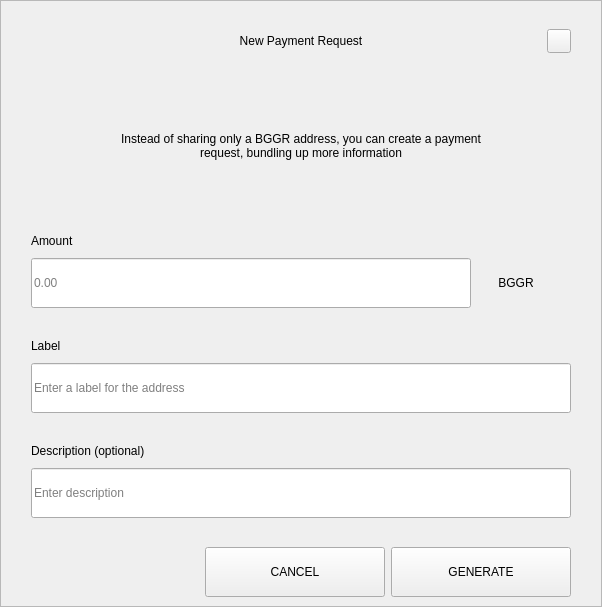
<?xml version="1.0" encoding="UTF-8"?>
<ui version="4.0">
 <class>RequestDialog</class>
 <widget class="QDialog" name="RequestDialog">
  <property name="geometry">
   <rect>
    <x>0</x>
    <y>0</y>
    <width>602</width>
    <height>607</height>
   </rect>
  </property>
  <property name="windowTitle">
   <string>Dialog</string>
  </property>
  <layout class="QVBoxLayout" name="verticalLayout_5">
   <property name="spacing">
    <number>0</number>
   </property>
   <property name="leftMargin">
    <number>0</number>
   </property>
   <property name="topMargin">
    <number>0</number>
   </property>
   <property name="rightMargin">
    <number>0</number>
   </property>
   <property name="bottomMargin">
    <number>0</number>
   </property>
   <item>
    <widget class="QFrame" name="frame">
     <property name="styleSheet">
      <string notr="true"/>
     </property>
     <property name="frameShape">
      <enum>QFrame::StyledPanel</enum>
     </property>
     <property name="frameShadow">
      <enum>QFrame::Raised</enum>
     </property>
     <layout class="QVBoxLayout" name="verticalLayout_4" stretch="1,0,0">
      <property name="spacing">
       <number>0</number>
      </property>
      <property name="leftMargin">
       <number>30</number>
      </property>
      <property name="topMargin">
       <number>20</number>
      </property>
      <property name="rightMargin">
       <number>30</number>
      </property>
      <property name="bottomMargin">
       <number>0</number>
      </property>
      <item>
       <layout class="QHBoxLayout" name="horizontalLayout_3">
        <property name="spacing">
         <number>0</number>
        </property>
        <item>
         <spacer name="horizontalSpacer_21">
          <property name="orientation">
           <enum>Qt::Horizontal</enum>
          </property>
          <property name="sizeHint" stdset="0">
           <size>
            <width>40</width>
            <height>20</height>
           </size>
          </property>
         </spacer>
        </item>
        <item>
         <widget class="QLabel" name="labelTitle">
          <property name="minimumSize">
           <size>
            <width>0</width>
            <height>40</height>
           </size>
          </property>
          <property name="maximumSize">
           <size>
            <width>16777215</width>
            <height>40</height>
           </size>
          </property>
          <property name="styleSheet">
           <string notr="true">padding-left:24px;</string>
          </property>
          <property name="text">
           <string>New Payment Request</string>
          </property>
          <property name="alignment">
           <set>Qt::AlignCenter</set>
          </property>
          <property name="margin">
           <number>7</number>
          </property>
         </widget>
        </item>
        <item>
         <spacer name="horizontalSpacer">
          <property name="orientation">
           <enum>Qt::Horizontal</enum>
          </property>
          <property name="sizeHint" stdset="0">
           <size>
            <width>40</width>
            <height>20</height>
           </size>
          </property>
         </spacer>
        </item>
        <item>
         <widget class="QPushButton" name="btnEsc">
          <property name="minimumSize">
           <size>
            <width>24</width>
            <height>24</height>
           </size>
          </property>
          <property name="maximumSize">
           <size>
            <width>24</width>
            <height>24</height>
           </size>
          </property>
          <property name="focusPolicy">
           <enum>Qt::NoFocus</enum>
          </property>
          <property name="text">
           <string/>
          </property>
         </widget>
        </item>
       </layout>
      </item>
      <item>
       <widget class="QStackedWidget" name="stack">
        <property name="minimumSize">
         <size>
          <width>540</width>
          <height>0</height>
         </size>
        </property>
        <property name="maximumSize">
         <size>
          <width>540</width>
          <height>16777215</height>
         </size>
        </property>
        <property name="currentIndex">
         <number>0</number>
        </property>
        <widget class="QWidget" name="page_1">
         <property name="minimumSize">
          <size>
           <width>540</width>
           <height>0</height>
          </size>
         </property>
         <property name="maximumSize">
          <size>
           <width>540</width>
           <height>16777215</height>
          </size>
         </property>
         <layout class="QVBoxLayout" name="layout1">
          <property name="spacing">
           <number>0</number>
          </property>
          <property name="leftMargin">
           <number>0</number>
          </property>
          <property name="topMargin">
           <number>0</number>
          </property>
          <property name="rightMargin">
           <number>0</number>
          </property>
          <property name="bottomMargin">
           <number>0</number>
          </property>
          <item>
           <spacer name="verticalSpacer_21">
            <property name="orientation">
             <enum>Qt::Vertical</enum>
            </property>
            <property name="sizeType">
             <enum>QSizePolicy::Fixed</enum>
            </property>
            <property name="sizeHint" stdset="0">
             <size>
              <width>20</width>
              <height>30</height>
             </size>
            </property>
           </spacer>
          </item>
          <item alignment="Qt::AlignHCenter">
           <widget class="QLabel" name="labelMessage">
            <property name="minimumSize">
             <size>
              <width>400</width>
              <height>50</height>
             </size>
            </property>
            <property name="text">
             <string>Instead of sharing only a BGGR address, you can create a payment request, bundling up more information</string>
            </property>
            <property name="alignment">
             <set>Qt::AlignCenter</set>
            </property>
            <property name="wordWrap">
             <bool>true</bool>
            </property>
           </widget>
          </item>
          <item alignment="Qt::AlignBottom">
           <widget class="QWidget" name="containerAmount" native="true">
            <layout class="QVBoxLayout" name="verticalLayout">
             <property name="spacing">
              <number>9</number>
             </property>
             <property name="leftMargin">
              <number>0</number>
             </property>
             <property name="topMargin">
              <number>0</number>
             </property>
             <property name="rightMargin">
              <number>0</number>
             </property>
             <property name="bottomMargin">
              <number>0</number>
             </property>
             <item>
              <widget class="QLabel" name="labelSubtitleAmount">
               <property name="minimumSize">
                <size>
                 <width>350</width>
                 <height>16</height>
                </size>
               </property>
               <property name="maximumSize">
                <size>
                 <width>16777215</width>
                 <height>16</height>
                </size>
               </property>
               <property name="text">
                <string>Amount</string>
               </property>
              </widget>
             </item>
             <item alignment="Qt::AlignTop">
              <widget class="QWidget" name="layoutAmount" native="true">
               <layout class="QHBoxLayout" name="horizontalLayout" stretch="2,0">
                <property name="spacing">
                 <number>0</number>
                </property>
                <property name="leftMargin">
                 <number>0</number>
                </property>
                <property name="topMargin">
                 <number>0</number>
                </property>
                <property name="rightMargin">
                 <number>0</number>
                </property>
                <property name="bottomMargin">
                 <number>0</number>
                </property>
                <item>
                 <widget class="QLineEdit" name="lineEditAmount">
                  <property name="minimumSize">
                   <size>
                    <width>0</width>
                    <height>50</height>
                   </size>
                  </property>
                  <property name="maximumSize">
                   <size>
                    <width>16777215</width>
                    <height>50</height>
                   </size>
                  </property>
                  <property name="placeholderText">
                   <string notr="true">0.00</string>
                  </property>
                 </widget>
                </item>
                <item>
                 <widget class="QWidget" name="comboContainer" native="true">
                  <property name="minimumSize">
                   <size>
                    <width>100</width>
                    <height>50</height>
                   </size>
                  </property>
                  <property name="maximumSize">
                   <size>
                    <width>16777215</width>
                    <height>50</height>
                   </size>
                  </property>
                  <layout class="QHBoxLayout" name="horizontalLayout_31">
                   <property name="spacing">
                    <number>0</number>
                   </property>
                   <property name="leftMargin">
                    <number>0</number>
                   </property>
                   <property name="topMargin">
                    <number>0</number>
                   </property>
                   <property name="rightMargin">
                    <number>10</number>
                   </property>
                   <property name="bottomMargin">
                    <number>0</number>
                   </property>
                   <item>
                    <widget class="QLabel" name="comboBoxCoin">
                     <property name="text">
                      <string>BGGR</string>
                     </property>
                     <property name="alignment">
                      <set>Qt::AlignCenter</set>
                     </property>
                    </widget>
                   </item>
                  </layout>
                 </widget>
                </item>
               </layout>
              </widget>
             </item>
            </layout>
           </widget>
          </item>
          <item>
           <spacer name="verticalSpacer_31">
            <property name="orientation">
             <enum>Qt::Vertical</enum>
            </property>
            <property name="sizeType">
             <enum>QSizePolicy::Fixed</enum>
            </property>
            <property name="sizeHint" stdset="0">
             <size>
              <width>20</width>
              <height>30</height>
             </size>
            </property>
           </spacer>
          </item>
          <item>
           <layout class="QVBoxLayout" name="verticalLayoutLabel">
            <property name="spacing">
             <number>9</number>
            </property>
            <item>
             <widget class="QLabel" name="labelSubtitleLabel">
              <property name="minimumSize">
               <size>
                <width>0</width>
                <height>16</height>
               </size>
              </property>
              <property name="maximumSize">
               <size>
                <width>16777215</width>
                <height>16</height>
               </size>
              </property>
              <property name="text">
               <string>Label</string>
              </property>
             </widget>
            </item>
            <item>
             <widget class="QLineEdit" name="lineEditLabel">
              <property name="minimumSize">
               <size>
                <width>0</width>
                <height>50</height>
               </size>
              </property>
              <property name="maximumSize">
               <size>
                <width>16777215</width>
                <height>50</height>
               </size>
              </property>
              <property name="placeholderText">
               <string>Enter a label for the address</string>
              </property>
             </widget>
            </item>
           </layout>
          </item>
          <item>
           <spacer name="verticalSpacer_34">
            <property name="orientation">
             <enum>Qt::Vertical</enum>
            </property>
            <property name="sizeType">
             <enum>QSizePolicy::Fixed</enum>
            </property>
            <property name="sizeHint" stdset="0">
             <size>
              <width>20</width>
              <height>30</height>
             </size>
            </property>
           </spacer>
          </item>
          <item>
           <layout class="QVBoxLayout" name="verticalLayoutDescription">
            <property name="spacing">
             <number>9</number>
            </property>
            <item>
             <widget class="QLabel" name="labelSubtitleDescription">
              <property name="minimumSize">
               <size>
                <width>0</width>
                <height>16</height>
               </size>
              </property>
              <property name="maximumSize">
               <size>
                <width>16777215</width>
                <height>16</height>
               </size>
              </property>
              <property name="text">
               <string>Description (optional)</string>
              </property>
             </widget>
            </item>
            <item>
             <widget class="QLineEdit" name="lineEditDescription">
              <property name="minimumSize">
               <size>
                <width>0</width>
                <height>50</height>
               </size>
              </property>
              <property name="maximumSize">
               <size>
                <width>16777215</width>
                <height>50</height>
               </size>
              </property>
              <property name="placeholderText">
               <string>Enter description</string>
              </property>
             </widget>
            </item>
            <item>
             <spacer name="verticalSpacer_4">
              <property name="orientation">
               <enum>Qt::Vertical</enum>
              </property>
              <property name="sizeType">
               <enum>QSizePolicy::Fixed</enum>
              </property>
              <property name="sizeHint" stdset="0">
               <size>
                <width>20</width>
                <height>20</height>
               </size>
              </property>
             </spacer>
            </item>
           </layout>
          </item>
         </layout>
        </widget>
        <widget class="QWidget" name="page_2">
         <layout class="QVBoxLayout" name="layout2">
          <item>
           <spacer name="verticalSpacer_5">
            <property name="orientation">
             <enum>Qt::Vertical</enum>
            </property>
            <property name="sizeType">
             <enum>QSizePolicy::Fixed</enum>
            </property>
            <property name="sizeHint" stdset="0">
             <size>
              <width>20</width>
              <height>50</height>
             </size>
            </property>
           </spacer>
          </item>
          <item alignment="Qt::AlignHCenter">
           <widget class="QLabel" name="labelQrImg">
            <property name="minimumSize">
             <size>
              <width>260</width>
              <height>260</height>
             </size>
            </property>
            <property name="maximumSize">
             <size>
              <width>260</width>
              <height>260</height>
             </size>
            </property>
            <property name="text">
             <string/>
            </property>
            <property name="alignment">
             <set>Qt::AlignCenter</set>
            </property>
           </widget>
          </item>
          <item>
           <spacer name="verticalSpacer_2">
            <property name="orientation">
             <enum>Qt::Vertical</enum>
            </property>
            <property name="sizeType">
             <enum>QSizePolicy::Fixed</enum>
            </property>
            <property name="sizeHint" stdset="0">
             <size>
              <width>20</width>
              <height>30</height>
             </size>
            </property>
           </spacer>
          </item>
          <item alignment="Qt::AlignHCenter">
           <widget class="QLabel" name="labelAddress">
            <property name="text">
             <string>D7VFR83SQbiezrW72hjcWJtcfip5krte2Z </string>
            </property>
           </widget>
          </item>
          <item>
           <spacer name="verticalSpacer_32">
            <property name="orientation">
             <enum>Qt::Vertical</enum>
            </property>
            <property name="sizeType">
             <enum>QSizePolicy::Expanding</enum>
            </property>
            <property name="sizeHint" stdset="0">
             <size>
              <width>20</width>
              <height>20</height>
             </size>
            </property>
           </spacer>
          </item>
          <item>
           <layout class="QHBoxLayout" name="horizontal">
            <property name="leftMargin">
             <number>20</number>
            </property>
            <property name="rightMargin">
             <number>20</number>
            </property>
            <property name="bottomMargin">
             <number>20</number>
            </property>
            <item>
             <spacer name="horizontalSpacer_4">
              <property name="orientation">
               <enum>Qt::Horizontal</enum>
              </property>
              <property name="sizeHint" stdset="0">
               <size>
                <width>40</width>
                <height>20</height>
               </size>
              </property>
             </spacer>
            </item>
            <item>
             <widget class="QPushButton" name="btnCopyAddress">
              <property name="minimumSize">
               <size>
                <width>180</width>
                <height>50</height>
               </size>
              </property>
              <property name="text">
               <string>COPY ADDRESS</string>
              </property>
             </widget>
            </item>
            <item>
             <widget class="QPushButton" name="btnCopyUrl">
              <property name="minimumSize">
               <size>
                <width>180</width>
                <height>50</height>
               </size>
              </property>
              <property name="text">
               <string>COPY URL</string>
              </property>
             </widget>
            </item>
            <item>
             <spacer name="horizontalSpacer_2">
              <property name="orientation">
               <enum>Qt::Horizontal</enum>
              </property>
              <property name="sizeHint" stdset="0">
               <size>
                <width>40</width>
                <height>20</height>
               </size>
              </property>
             </spacer>
            </item>
           </layout>
          </item>
         </layout>
        </widget>
       </widget>
      </item>
      <item>
       <widget class="QWidget" name="buttonsStack" native="true">
        <layout class="QHBoxLayout" name="horizontalLayout_5">
         <property name="leftMargin">
          <number>20</number>
         </property>
         <property name="rightMargin">
          <number>0</number>
         </property>
         <item>
          <spacer name="horizontalSpacer_41">
           <property name="orientation">
            <enum>Qt::Horizontal</enum>
           </property>
           <property name="sizeHint" stdset="0">
            <size>
             <width>40</width>
             <height>20</height>
            </size>
           </property>
          </spacer>
         </item>
         <item>
          <widget class="QPushButton" name="btnCancel">
           <property name="minimumSize">
            <size>
             <width>180</width>
             <height>50</height>
            </size>
           </property>
           <property name="focusPolicy">
            <enum>Qt::NoFocus</enum>
           </property>
           <property name="text">
            <string>CANCEL</string>
           </property>
          </widget>
         </item>
         <item>
          <widget class="QPushButton" name="btnSave">
           <property name="minimumSize">
            <size>
             <width>180</width>
             <height>50</height>
            </size>
           </property>
           <property name="focusPolicy">
            <enum>Qt::NoFocus</enum>
           </property>
           <property name="text">
            <string>GENERATE</string>
           </property>
          </widget>
         </item>
        </layout>
       </widget>
      </item>
     </layout>
    </widget>
   </item>
  </layout>
 </widget>
 <resources/>
 <connections/>
</ui>
